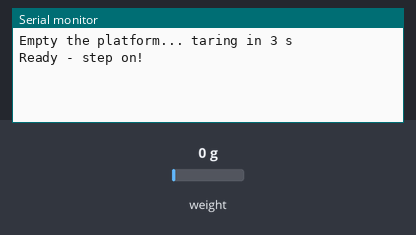
This sketch was run on a simulated Arduino Uno, built with avr-gcc and run on an emulated ATmega328P. Shown: the last lines printed to the serial monitor. Inputs (shaded band) come from the test bench; at power-on: weight on the scale 0 g.

Above: at 6.2 s.
6.3 s: weight on the scale set to 100 g
At 8.0 s:
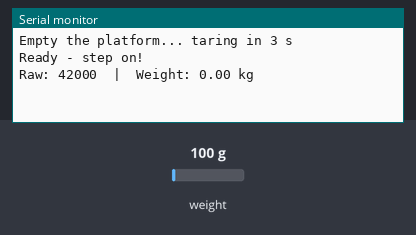
10.8 s: weight on the scale set to 1250 g
At 13.1 s:
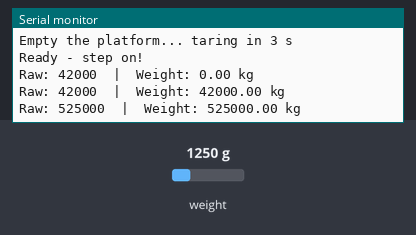
Timing chart, 0 to 14.6 s (numbered marks = the images above; inputs shaded):
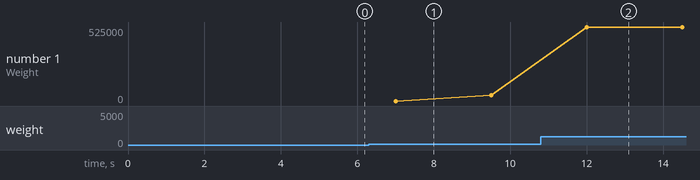

The sketch:

example.ino
```cpp
// Arduino example using the Bogde HX711 library to tare the scale, apply a calibration factor, and print raw and averaged weight (kg) readings over Serial.
//
// Buy this module: https://shillehtek.com/products/load-cell-50kg-half-bridge-strain-sensor
// Full manual: https://shillehtek.com/blogs/shillehtek-product-manuals/load-cell-50kg-half-bridge-strain-sensor-manual
// More examples: https://github.com/shillehbean/shillehtek-examples
//

// 4x 50kg Load Cells + HX711 - Arduino Body Scale Example
// DT -> D3, SCK -> D2, VCC -> 5V
// Library: "HX711" by Bogdan Necula (bogde)

#include "HX711.h"

const int DT_PIN = 3;
const int SCK_PIN = 2;

// After calibrating: factor = tared raw reading / known weight in kg
float CALIBRATION_FACTOR = 1.0;

HX711 scale;

void setup() {
  Serial.begin(9600);
  scale.begin(DT_PIN, SCK_PIN);

  Serial.println("Empty the platform... taring in 3 s");
  delay(3000);
  scale.tare(20);
  scale.set_scale(CALIBRATION_FACTOR);
  Serial.println("Ready - step on!");
}

void loop() {
  if (scale.is_ready()) {
    float kg = scale.get_units(10);   // average of 10 samples
    long raw = scale.get_value(10);   // tared raw (for calibration)

    Serial.print("Raw: ");
    Serial.print(raw);
    Serial.print("  |  Weight: ");
    Serial.print(kg, 2);
    Serial.println(" kg");
  }
  delay(500);
}
```

Measured:
- after the input at 6.3 s, the serial monitor: prints a new line after 0.70 s (image 1)
- after the input at 10.8 s, the serial monitor: prints a new line after 1.2 s (image 2)
- plotted number 1: 42000 → 525000 after the input at 10.8 s
